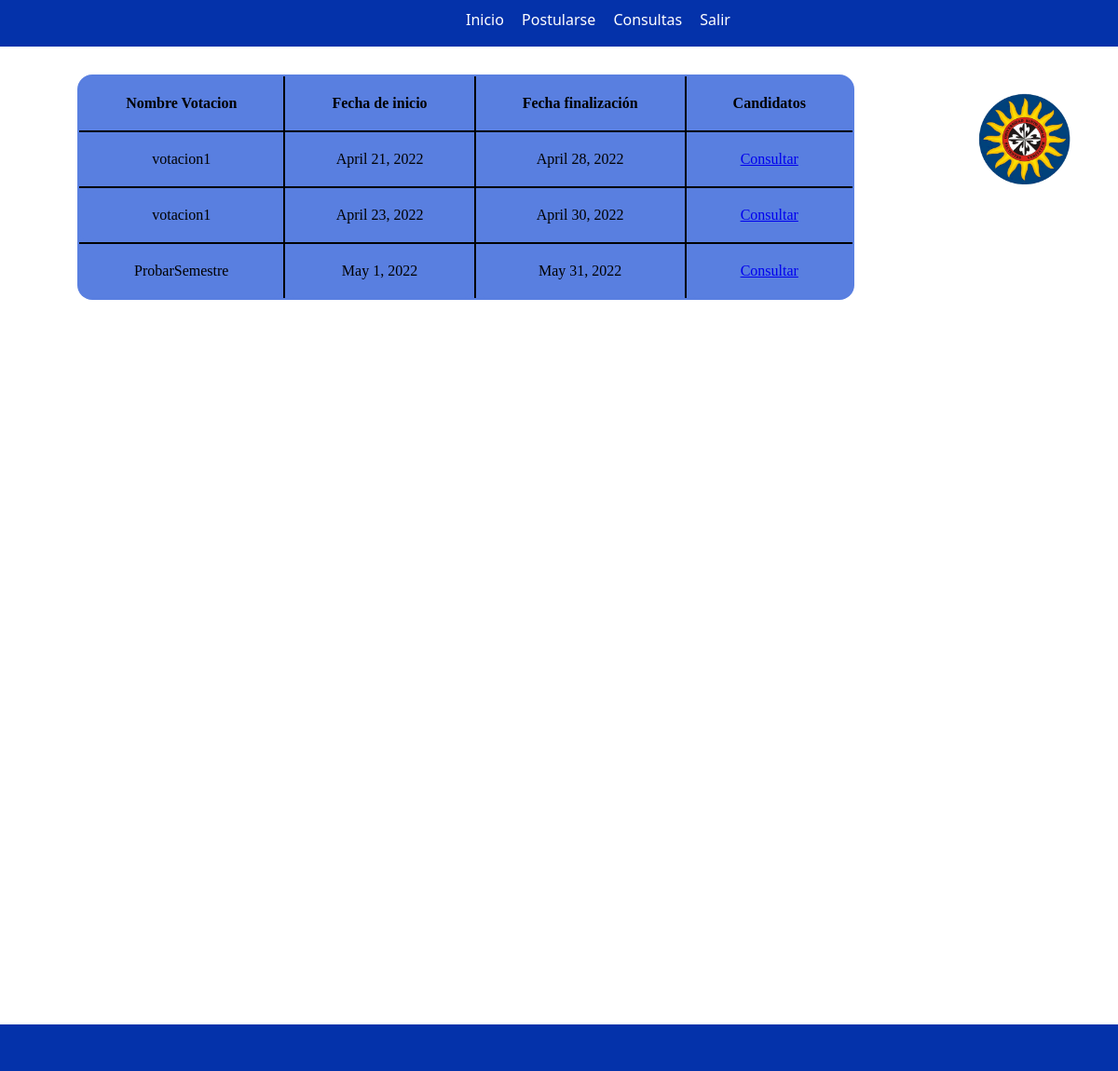
Screenshot of /hacer_votacion/ (signed in) with the database file from the repository.
### app/models.py (models this page shows, shortened)
class Votacion (models.Model):
    nombre= models.CharField(max_length=45, null=False)
    tipo= models.ForeignKey(
        TipoVotacion,
        related_name='tipos_votaciones',
        on_delete=models.PROTECT
    )
    estado= models.ForeignKey(EstadoVotacion,
        related_name='estado_votaciones',
        on_delete=models.PROTECT
    )
    facultad= models.ForeignKey(Facultad,
        related_name='facultad_votaciones',
        null=False,
        on_delete=models.PROTECT
    )
    fechaInicio=models.DateField(auto_now=False, auto_now_add=False, null=True)
    fechaFinal=models.DateField(auto_now=False, auto_now_add=False,null=True)
    class Meta:
        app_label= 'app'

### app/views.py (the view)
# urls.py: path('hacer_votacion/', views.hacer_votacion, name='hacer_votacion'),
@login_required
def hacer_votacion(request):
    id_usuario=request.user.id
    facultad_estudiante=Estudiante.objects.get(user_id=id_usuario)
    lista2=Votacion.objects.filter(Q(facultad_id=facultad_estudiante.facultad_id) & Q(tipo_id =1))
    print(lista2)
    contexto ={
        'listade_votaciones':lista2,
    }
    return render(request, 'app/hacer_votacion.html',contexto)

### app/templates/app/hacer_votacion.html (shortened to what this page needs)
{% load static %}
<html lang="en">
<head>
    <link href="{% static 'app/css/estilo_hacervotacion.css' %}" rel="stylesheet">
</head>
<body>
      <div class="contenedor" >
        <div class="header">
          <ul id="menu">
            <li ><a href="{% url 'app:menu_estudiante' %}">Inicio</a></li>
            <li><a href="{% url 'app:postularse' %}">Postularse</a></li>
            <li><a href="{% url 'app:consult-estudiante' %}">Consultas</a></li>
            <li><a href="{% url 'app:ingresar' %}" id="profiles">Salir</a></li>
            </ul>
        </div>
              <div class="contenido">
                <table>
                  <thead>
                    <tr>
                      <th>Nombre Votacion</th>
                      <th>Fecha de inicio</th>
                      <th>Fecha finalización</th>
                      <th>Candidatos</th>
                    </tr>
                  </thead>
                  <tbody>
                    {%for lista2  in listade_votaciones%}
                    <tr class="fila">
                      <td>{{lista2.nombre}}</td>
                      <td>{{lista2.fechaInicio}}</td>
                      <td>{{lista2.fechaFinal}}</td>
                      <td>
                        <a href="{% url 'app:votarEstudiante' lista2.id%}"class="cr">Consultar</a>
                      </td>
                    </tr>
                    {% endfor%}
                  </tbody>
                </table>
              </div>
              <div class="contenido2">
                <img src="{% static 'app/image/Logotipo_USTA_Colombia.png' %}" alt="logo" width="100">              </div>
              <div class="footer"></div>
            </div>
</body>
</html>

### app/static/app/css/estilo_hacervotacion.css (style rules this page uses)
* { margin: 0; padding: 0; box-sizing: border-box; }
ul li { display: inline; margin-right: 15px; position: relative; left: 500px; top: 10px; }
ul a { text-decoration: none; background: #0432AA; color: #fff; }
.contenedor { background: rgb(88, 75, 75); width: auto; height: auto ; display: grid; grid-template: 50px 1050px 50px / 1fr 0.2fr; }
.header { grid-row: 1 / 2; grid-column: 1 / 3; list-style-type: none; font-family: "Segoe UI", Tahoma, Geneva, Verdana, sans-serif; background: #0432AA; height: 60px; }
.contenido { background: #ffffff; grid-row: 2 /3; grid-column: 1 /2; justify-items: center; align-items: center; padding: 30px; }
.contenido2 { background: #ffffff; grid-row: 2 /3; grid-column: 2 /3; justify-items: center; align-items: center; padding: 50px; }
.footer { background: #0432AA; grid-row: 3 / 4; grid-column: 1 / 3; }
table { margin: auto; }
table,th,td { border: 2px solid black; border-collapse: collapse; padding: 20px 50px; text-align: center; border-radius: 1em; overflow: hidden; background-color: #597fe0; }
td { cursor: pointer; }

### rows the page displays
Votacion: nombre "votacion1", fechaInicio "April 21, 2022", fechaFinal "April 28, 2022"
Votacion: nombre "votacion1", fechaInicio "April 23, 2022", fechaFinal "April 30, 2022"
Votacion: nombre "ProbarSemestre", fechaInicio "May 1, 2022", fechaFinal "May 31, 2022"
